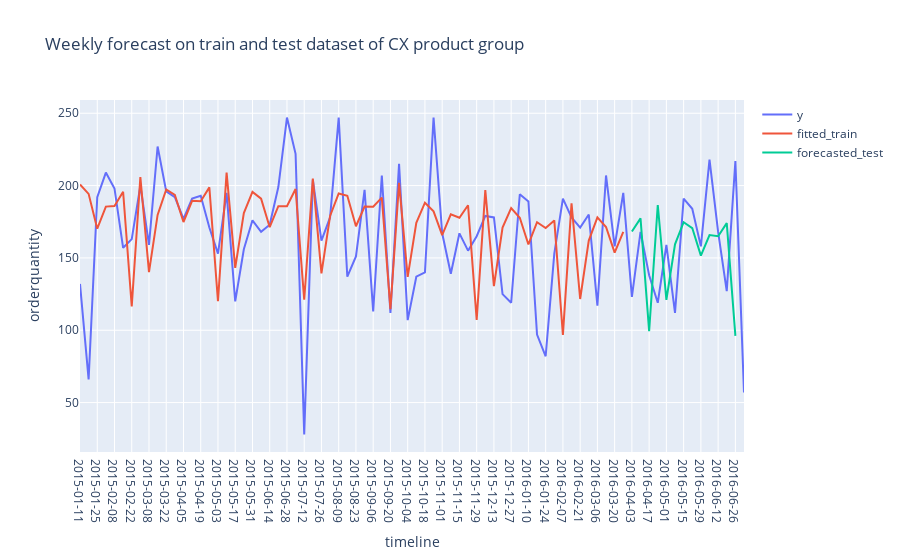

Here is the notebook cell this chart was saved with:
### Code cell
fig = go.Figure(layout = go.Layout(xaxis_type = 'category', 
                                   xaxis = {'title': 'timeline'}, 
                                   yaxis = {'title': 'orderquantity'},
                                   title = 'Weekly forecast on train and test dataset of CX product group'))

fig.add_trace(
    go.Scatter(
        x = data.index.strftime('%Y-%m-%d'),
        y = data.values.reshape(data.shape[0], ),
        mode = 'lines',
        name = 'y'
    )
)

fig.add_trace(
    go.Scatter(
        x = htes.fittedvalues.index.strftime('%Y-%m-%d'),
        y = htes.fittedvalues.values,
        mode = 'lines',
        name = 'fitted_train'
    )
)

fig.add_trace(
    go.Scatter(
        x = htes.forecast(test.shape[0]).index.strftime('%Y-%m-%d'),
        y = htes.forecast(test.shape[0]).values,
        mode = 'lines',
        name = 'forecasted_test'
    )
)

fig.show()
